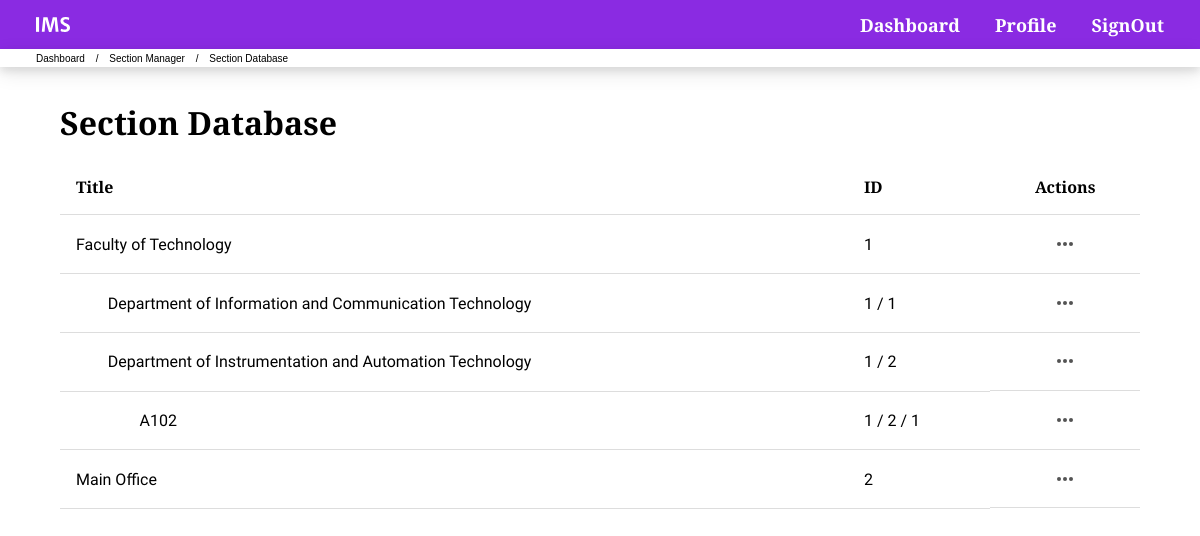
The app's page /editSection.php (signed in), older data.
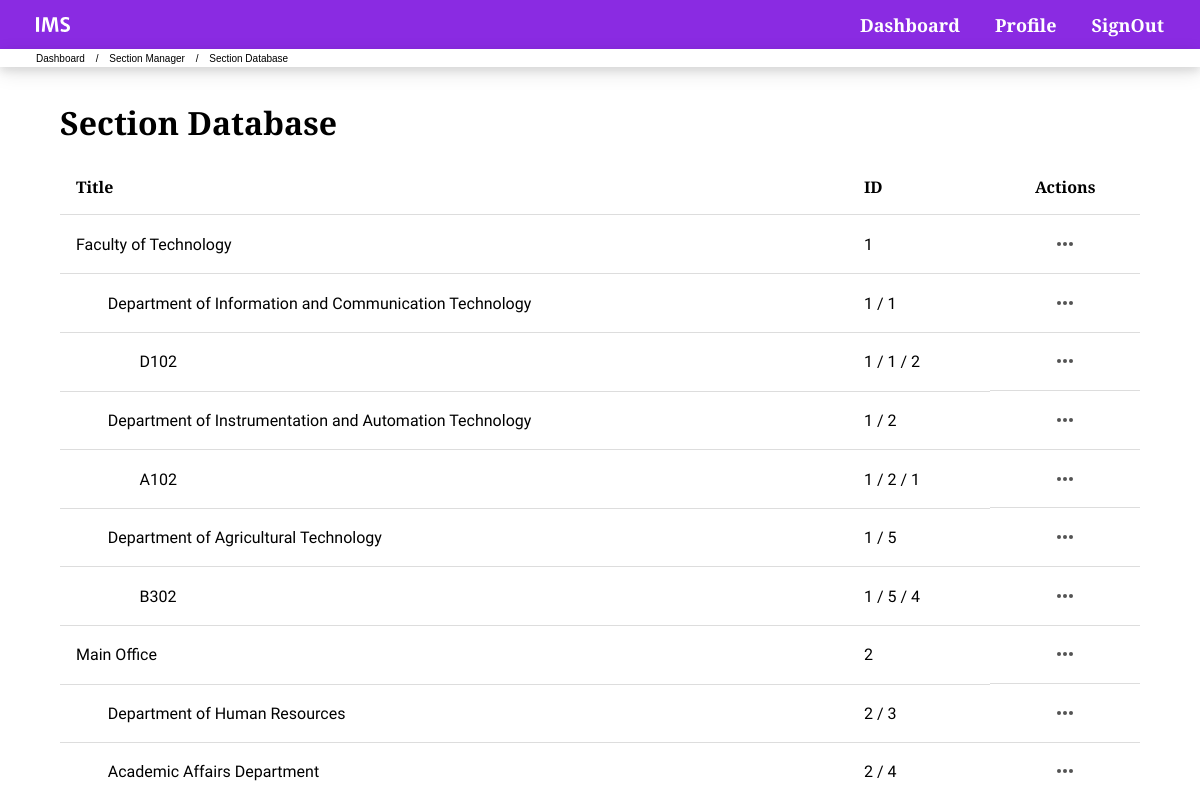
The same page, newer data.
### tables this page shows
CREATE TABLE `fac` (
  `facID` int(11) NOT NULL,
  `facName` varchar(150) NOT NULL
);

CREATE TABLE `dep` (
  `depID` int(11) NOT NULL,
  `facID` int(11) NOT NULL,
  `depName` varchar(150) NOT NULL
);

CREATE TABLE `lab` (
  `labID` int(11) NOT NULL,
  `facID` int(11) NOT NULL,
  `depID` int(11) NOT NULL,
  `labName` varchar(150) NOT NULL
);

### editSection.php (the view, shortened to what this page needs)
<?php
require_once "include/dbh.php";
$facsql = "SELECT facID, facName FROM fac";
$facResult = mysqli_query($conn, $facsql);
$facResultcheck = mysqli_num_rows($facResult);
?>
<!DOCTYPE html>
<html lang="en">
<head>
    <link rel="stylesheet" type="text/css" href="css/main.css">
    <link rel="stylesheet" type="text/css" href="css/table.css">
</head>
<body>
    <?php include "include/navbar.php" ?>
    <div class="bread">
        <ul class="breadcrumb">
            <li><a href="dashboard.php">Dashboard</a></li>
            <li><a href="sectionMenu.php">Section Manager</a></li>
            <li>Section Database</li>
        </ul>
    </div>
    <br>
    <div class="container">
        <h1>Section Database</h1>
        <div class="table">
            <table>
                <tr>
                    <th>Title</th>
                    <th>ID</th>
                    <th>Actions</th>
                </tr>
                <?php
                if ($facResultcheck > 0) {
                    while ($facRow = mysqli_fetch_assoc($facResult)) {
                        echo "<tr>";
                        echo "<td>".$facRow['facName']."</td>";
                        echo "<td>".$facRow['facID']."</td>";
                        echo "<td class='data'>";
                        echo "<div class='menuContainer'>";
                        echo "<button class='menuBtn'><div class=\"editCircle\"><img src=\"img/3dots.svg\"></div></button>";
                        echo "</div>";
                        echo "</td>";
                        echo "</tr>";
                        $depsql = "SELECT depID, depName FROM dep WHERE facID = ".$facRow['facID'];
                        $depResult = mysqli_query($conn, $depsql);
                        $depResultcheck = mysqli_num_rows($depResult);
                        if ($depResultcheck > 0) {
                            while ($depRow = mysqli_fetch_assoc($depResult)) {
                                echo "<tr>";
                                echo "<td>"."&nbsp&nbsp&nbsp&nbsp&nbsp&nbsp&nbsp&nbsp".$depRow['depName']."</td>";
                                echo "<td>".$facRow['facID']." / ".$depRow['depID']."</td>";
                                echo "<td class='data'>";
                                echo "<div class='menuContainer'>";
                                echo "<button class='menuBtn'><div class=\"editCircle\"><img src=\"img/3dots.svg\"></div></button>";
                                echo "</div>";
                                echo "</td>";
                                echo "</tr>";
                                $labsql = "SELECT labID, labName FROM lab WHERE facID = ".$facRow['facID']. " AND depID = " .$depRow['depID'];
                                $labResult = mysqli_query($conn, $labsql);
                                $labResultcheck = mysqli_num_rows($labResult);
                                if ($labResultcheck > 0) {
                                    while ($labRow = mysqli_fetch_assoc($labResult)) {
                                        echo "<tr>";
                                        echo "<td>"."&nbsp&nbsp&nbsp&nbsp&nbsp&nbsp&nbsp&nbsp&nbsp&nbsp&nbsp&nbsp&nbsp&nbsp&nbsp&nbsp".$labRow['labName']."</td>";
                                        echo "<td>".$facRow['facID']." / ".$depRow['depID']." / ".$labRow['labID']."</td>";
                                        echo "<td class='data'>";
                                        echo "<div class='menuContainer'>";
                                        echo "<button class='menuBtn'><div class=\"editCircle\"><img src=\"img/3dots.svg\"></div></button>";
                                        echo "</div>";
                                        echo "</td>";
                                        echo "</tr>";
                                    }
                                }
                            }
                        }
                    }
                } else {
                    echo "<tr>";
                    echo "<td colspan='6' class='dataless'>";
                    echo "No Records";
                    echo "</td>";
                    echo "</tr>";
                }
                ?>
            </table>
        </div>
    </div>
</body>
</html>

Row changes from the older to the newer data that the page shows:
added lab: labName "D102", facID.facID "1", $depRow['depID'] "1", labID "2", shown under dep "Department of Information and Communication Technology"
added dep: depName "Department of Agricultural Technology", facID.facID "1", depID "5"
added lab: labName "B302", facID.facID "1", labID "4", shown under "Department of Agricultural Technology"
added dep: depName "Department of Human Resources", facID.facID "2", depID "3", shown under fac "Main Office"
added dep: depName "Academic Affairs Department", facID.facID "2", depID "4", shown under fac "Main Office"
